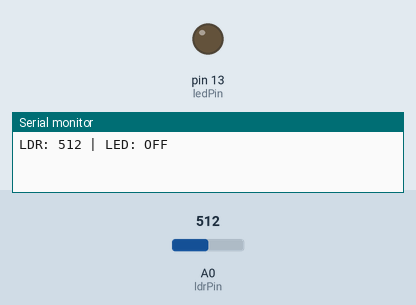
This sketch was run on a simulated Arduino Uno, built with avr-gcc and run on an emulated ATmega328P. Shown: output pins drawn as LEDs (lit = HIGH), the last lines printed to the serial monitor. The test bench sets the inputs (shaded band); at power-on: A0 (ldrPin) = 512.

Above: at 1.2 s.
1.3 s: A0 (ldrPin) set to 409
2.8 s: A0 (ldrPin) set to 385
At 3.7 s:
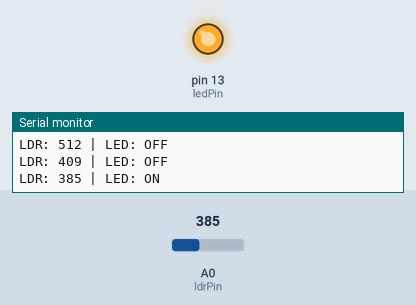
4.3 s: A0 (ldrPin) set to 589
5.8 s: A0 (ldrPin) set to 616
At 7.0 s:
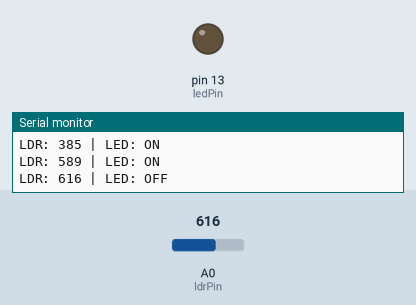
7.3 s: A0 (ldrPin) set to 306
At 7.9 s:
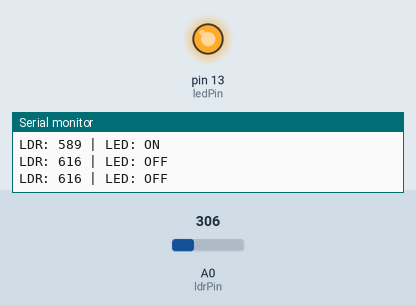
Timing chart, 0 to 9.8 s (numbered marks = the images above; inputs shaded):
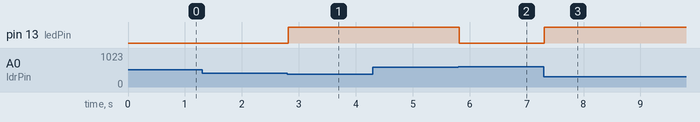

Measured:
- the behaviour switches between 400 and 399 on A0 (ldrPin) (found by bisection; images 0 and 1)
- the behaviour switches between 600 and 601 on A0 (ldrPin) (found by bisection; images 1 and 2)
- after the input at 2.8 s, pin 13 (ledPin): LOW → HIGH at once
- after the input at 5.8 s, pin 13 (ledPin): HIGH → LOW at once
- after the input at 7.3 s, pin 13 (ledPin): LOW → HIGH at once

The sketch:

Day19_Automatic_Night_Light.ino
```cpp
// Day 19 - Smart Systems: Automatic Night Light
// Sense -> Think -> Act
//   SENSE: LDR voltage divider on A0 (higher reading = brighter)
//   THINK: hysteresis with two thresholds (prevents flickering)
//   ACT:   LED on pin 13 (through a 220 ohm resistor)
//
// Calibration (from my Day 17 readings): Dark = 54, Bright = 974
//   LED turns ON  when the reading falls below 400
//   LED turns OFF when the reading rises above 600
//   Between 400 and 600 the LED keeps its last state.

int ldrPin = A0;
int ledPin = 13;

int onBelow = 400;    // dark enough -> LED ON
int offAbove = 600;   // bright enough -> LED OFF

bool ledOn = false;   // remembers the current LED state

unsigned long lastPrint = 0;   // time of the last Serial print

void setup() {
  pinMode(ledPin, OUTPUT);
  Serial.begin(9600);
}

void loop() {
  // SENSE
  int lightValue = analogRead(ldrPin);

  // THINK
  if (lightValue < onBelow) {
    ledOn = true;
  } else if (lightValue > offAbove) {
    ledOn = false;
  }

  // ACT
  digitalWrite(ledPin, ledOn ? HIGH : LOW);

  // Print the reading and LED state once every second
  if (millis() - lastPrint >= 1000) {
    lastPrint = millis();
    Serial.print("LDR: ");
    Serial.print(lightValue);
    Serial.print(" | LED: ");
    Serial.println(ledOn ? "ON" : "OFF");
  }

  delay(20);   // short pause so the system reacts quickly but stays stable
}
```
